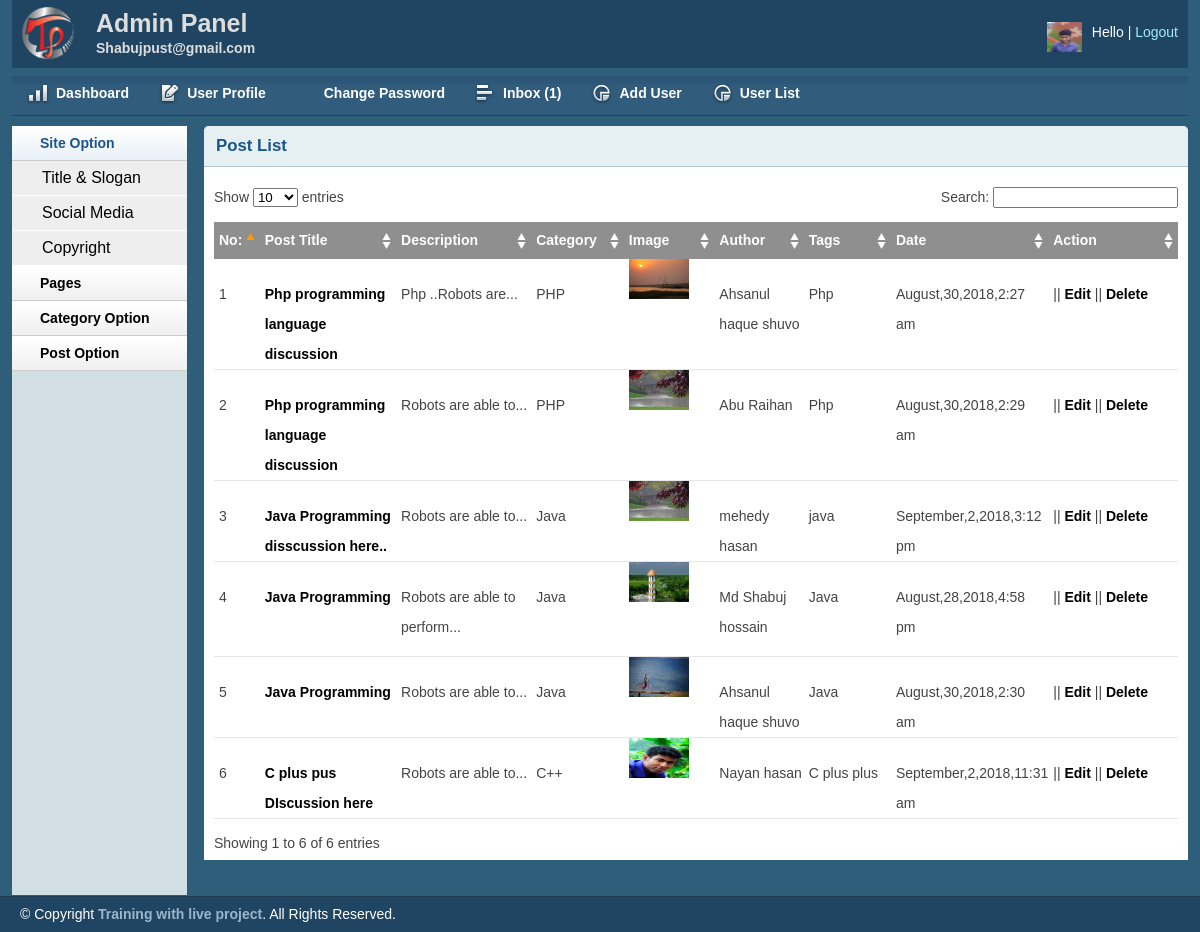
The app's page /admin/postlist.php with its own data.
### tables this page shows
CREATE TABLE `tbl_post` (
  `id` int(11) NOT NULL,
  `cat` int(11) NOT NULL,
  `title` varchar(255) NOT NULL,
  `body` text NOT NULL,
  `image` varchar(255) NOT NULL,
  `author` varchar(55) NOT NULL,
  `tags` varchar(255) NOT NULL,
  `date` timestamp NOT NULL DEFAULT CURRENT_TIMESTAMP
);

CREATE TABLE `tbl_catagory` (
  `id` int(11) NOT NULL,
  `name` varchar(55) NOT NULL
);

### lib/Database.php (called while the page is built, shortened)
<?php
Class Database{
	public $host   = DB_HOST;
	public $user   = DB_USER;
	public $pass   = DB_PASS;
	public $dbname = DB_NAME;
	public $link;
	private function connectDB(){
	$this->link = new mysqli($this->host, $this->user, $this->pass, $this->dbname);
 }
	public function select($query){
		$result = $this->link->query($query) or die($this->link->error.__LINE__);
		if($result->num_rows > 0){
			return $result;
		} else {
			return false;
		}
	}
}

### helpers/Format.php (called while the page is built, shortened)
<?php
class Format
{
	public function formatDate($date)
	{
		 return date('F,j,Y,g:i a',strtotime($date) );
	}
	public function textShorten($text,$limit=400)
	{
		$text=$text." ";
		$text =substr($text,0,$limit);
		$text =substr($text,0,strrpos($text,' '));
		$text = $text."...";
		return $text;
	}
}
?>

### admin/postlist.php (the view, shortened to what this page needs)
<?php include"inc/header.php"; ?>
<?php include"inc/sidebar.php"; ?>
        <div class="grid_10">
            <div class="box round first grid">
                <h2>Post List</h2>
                <div class="block">
                    <table class="data display datatable" id="example">
					<thead>
						<tr>
							<th width="5%">No:</th>
							<th width="15%">Post Title</th>
							<th width="15%">Description</th>
							<th width="10%">Category</th>
							<th width="10%">Image</th>
							<th width="10%">Author</th>
							<th width="10%">Tags</th>
							<th width="10%">Date</th>
							<th width="15%">Action</th>
						</tr>
					</thead>
					<tbody
					<tr class="odd gradeX">
		<?php
           $query = "SELECT tbl_post.*, tbl_catagory.name FROM tbl_post INNER JOIN tbl_catagory
               ON tbl_post.cat = tbl_catagory.id
               ORDER BY tbl_post.title DESC";
            $post = $db->select($query);
            if ($post){
            	$i = 0;
             while ( $result = $post->fetch_assoc()){
               $i++;
?>
		<td><?php echo $i; ?></td>
<td><a><?php echo $result['title']; ?></a></td>
<td><?php echo $fm->textShorten($result['body'],30); ?></td>
		<td><?php echo $result['name']; ?></td>
<td><img src="<?php echo $result['image'];?>" height="40px" width="60px"></td>
		<td><?php echo $result['author']; ?></td>
		<td><?php echo $result['tags']; ?></td>
<td><?php echo $fm->formatDate($result['date']); ?></td>
	<td>
 || <a href="editpost.php?editpostId=<?php echo $result['id']; ?>">Edit</a> ||
 <a onclick ="return confirm('Are you sure to Delete Post?')"; href="deletepost.php?deletepostId=<?php echo $result['id']; ?>">Delete</a>
	</td>
<?php } } ?>
	</tbody>
</table>
               </div>
            </div>
        </div>
   <?php include"inc/footer.php"; ?>

### admin/css/text.css (style rules this page uses)
body { font: 13px/1.5 Tahoma, Helvetica, Arial, 'Liberation Sans', FreeSans, sans-serif; }
h2 { font-size: 23px; }
p, dl, hr, h1, h2, h3, h4, h5, h6, ol, ul, pre, table, address, fieldset { margin-bottom: 20px; }

### admin/css/grid.css (style rules this page uses)
.grid_1, .grid_2, .grid_3, .grid_4, .grid_5, .grid_6, .grid_7, .grid_8, .grid_9, .grid_10, .grid_11, .grid_12, .grid_13, .grid_14, .grid_15, .grid_16 { display: inline; float: left; margin-left: 1%; margin-right: 1%; }
.container_12 .grid_10 { width: 81.333%; }

### admin/css/layout.css (style rules this page uses)
body { background: #fff none repeat scroll 0 0; color: #444; font-size: 14px; padding: 0; }
a { color: #000; font-weight:bold; text-decoration: none; }
h1, h2, h3, h4, h5, h6 { line-height:1.2em; margin-bottom:.3em; }
h2 { margin-top:1em; }
.box { background:#fff; margin-bottom:20px; padding:10px 10px 10px 10px; margin-left:-8px; }
.box.grid { padding-bottom:40px; }
.box.round { -moz-border-radius: 5px 5px 0px 0px; -webkit-border-radius: 5px 5px 0px 0px; border-radius: 5px 5px 0px 0px; }
.box h2 { font-size:1.2em; font-weight:bold; color:#1B548D; background:#E6F0F3; margin:-10px -10px 0 -10px; padding:10px 12px; border-bottom:1px solid #B3CBD6; -moz-border-radius: 5px 5px 0px 0px; -webkit-border-radius: 5px 5px 0px 0px; border-radius: 5px 5px 0px 0px; }
.box.first { min-height: 406px; }
.block { padding-top:20px; }
p { margin-bottom:1em; }
.block { padding-bottom:1px; }
table.display { margin: 0 auto; clear: both; width: 100%; }
.sorting_asc { background: #8f8f8f url(../img/table/sort_asc.png) no-repeat center right; padding:8px 5px; text-align:left; color:#fff; }
.sorting { background:#8f8f8f url(../img/table/sort_both.png) no-repeat center right; padding:8px 5px; text-align:left; color:#fff; }
tr.odd td, tr.even td { padding-left:5px; }

### records on screen
tbl_post: title "Php programming language discussion", body "Php ..Robots are...", tbl_catagory.name "PHP", image (picture), author "Ahsanul haque shuvo", tags "Php", date "August,30,2018,2:27 am"
tbl_post: title "Php programming language discussion", body "Robots are able to...", tbl_catagory.name "PHP", image (picture), author "Abu Raihan", tags "Php", date "August,30,2018,2:29 am"
tbl_post: title "Java Programming disscussion here..", body "Robots are able to...", tbl_catagory.name "Java", image (picture), author "mehedy hasan", tags "java", date "September,2,2018,3:12 pm"
tbl_post: title "Java Programming", body "Robots are able to perform...", tbl_catagory.name "Java", image (picture), author "Md Shabuj hossain", tags "Java", date "August,28,2018,4:58 pm"
tbl_post: title "Java Programming", body "Robots are able to...", tbl_catagory.name "Java", image (picture), author "Ahsanul haque shuvo", tags "Java", date "August,30,2018,2:30 am"
tbl_post: title "C plus pus DIscussion here", body "Robots are able to...", tbl_catagory.name "C++", image (picture), author "Nayan hasan", tags "C plus plus", date "September,2,2018,11:31 am"

### other values on screen
$count "1"
